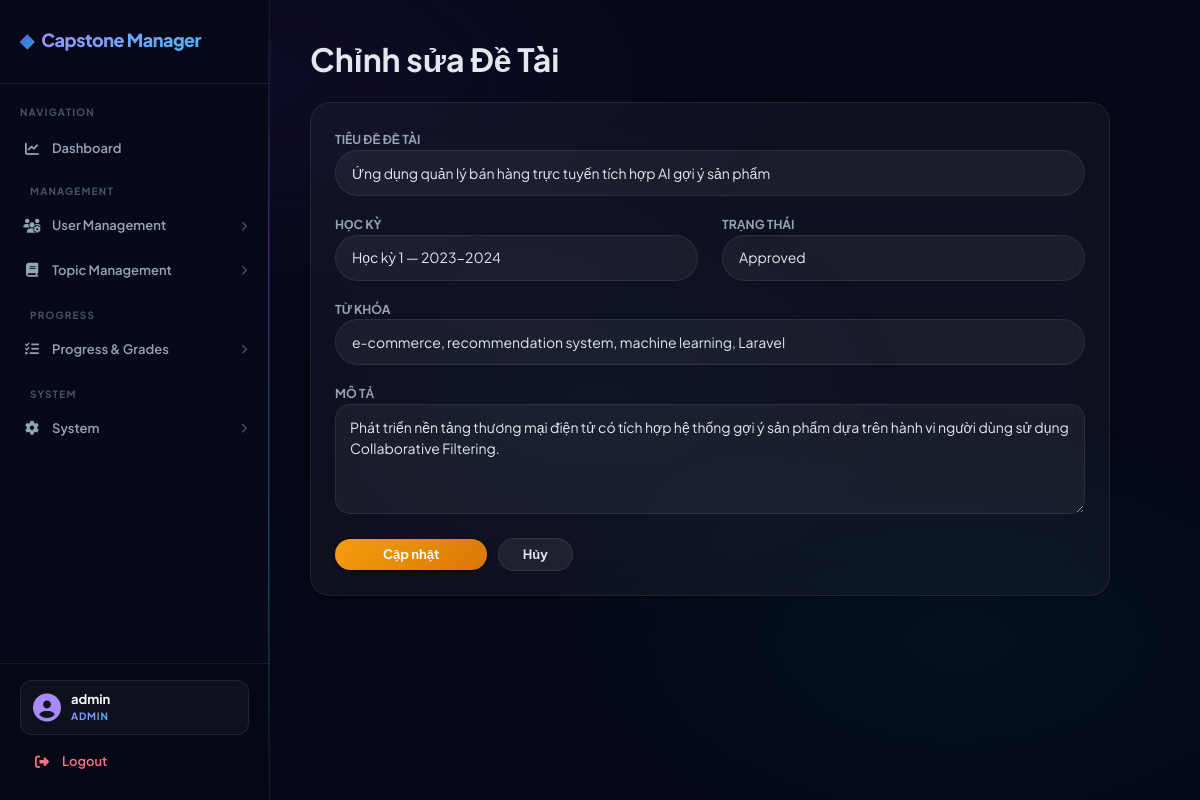
The page /index.php?page=topic-edit&id=2 (signed in) on the database its author committed.
### tables this page shows
CREATE TABLE topics (
  id          INT UNSIGNED AUTO_INCREMENT PRIMARY KEY,
  title       VARCHAR(255) NOT NULL,
  description TEXT         DEFAULT NULL,
  keywords    VARCHAR(255) DEFAULT NULL,
  semester_id INT UNSIGNED NOT NULL,
  created_by  INT UNSIGNED DEFAULT NULL,
  status      ENUM('draft','pending','approved','rejected') NOT NULL DEFAULT 'pending',
  created_at  TIMESTAMP DEFAULT CURRENT_TIMESTAMP,
  FOREIGN KEY (semester_id) REFERENCES semesters(id),
  FOREIGN KEY (created_by)  REFERENCES users(id) ON DELETE SET NULL
);

CREATE TABLE semesters (
  id         INT UNSIGNED AUTO_INCREMENT PRIMARY KEY,
  name       VARCHAR(100) NOT NULL,
  start_date DATE         NOT NULL,
  end_date   DATE         NOT NULL,
  created_at TIMESTAMP DEFAULT CURRENT_TIMESTAMP
);

### app/controllers/TopicController.php (called while the page is built, shortened)
<?php
class TopicController {
    private $topicModel;
    private $semesterModel;
    public function __construct() {
        $this->topicModel    = new Topic();
        $this->semesterModel = new Semester();
    }
    public function edit() {
        $id    = (int)($_GET['id'] ?? 0);
        $topic = $this->topicModel->find($id);
        $semesters = $this->semesterModel->getAll();
        require '../app/views/topics/edit.php';
    }
}

### core/Database.php (called while the page is built)
<?php
class Database {
    private static $instance = null;
    private $conn;
    private $host = "localhost";
    private $dbname = "capstone_manager";
    private $username = "root";
    private $password = "";
    private function __construct(){
        try{
            $this->conn = new PDO(
                "mysql:host={$this->host};dbname={$this->dbname};charset=utf8mb4",
                $this->username,
                $this->password
            );
            $this->conn->setAttribute(
                PDO::ATTR_ERRMODE,
                PDO::ERRMODE_EXCEPTION
            );
            $this->conn->setAttribute(
                PDO::ATTR_DEFAULT_FETCH_MODE,
                PDO::FETCH_ASSOC
            );
        }catch(PDOException $e){
            die("Database Error: " . $e->getMessage());
        }
    }
    public static function getInstance(){
        if(self::$instance == null){
            self::$instance = new Database();
        }
        return self::$instance;
    }
    public function getConnection(){
        return $this->conn;
    }
}

### app/models/Topic.php (called while the page is built, shortened)
<?php
class Topic {
    private $conn;
    public function __construct(){
        $this->conn = Database::getInstance()->getConnection();
    }
    public function find($id){
        $stmt = $this->conn->prepare("SELECT * FROM topics WHERE id=?");
        $stmt->execute([$id]);
        return $stmt->fetch(PDO::FETCH_ASSOC);
    }
}

### app/models/Semester.php (called while the page is built, shortened)
<?php
class Semester {
    private $conn;
    public function __construct() {
        $this->conn = Database::getInstance()->getConnection();
    }
    public function getAll() {
        $sql = "SELECT * FROM semesters ORDER BY start_date DESC";
        return $this->conn->query($sql)->fetchAll(PDO::FETCH_ASSOC);
    }
}

### app/views/topics/edit.php (the view, shortened to what this page needs)
<?php require '../app/views/layouts/header.php'; ?>
<?php require '../app/views/layouts/sidebar.php'; ?>
<div class="main-content" style="padding: 40px;">
    <h2 class="fw-bold mb-4">Chỉnh sửa Đề Tài</h2>
    <div class="card border-0 shadow-sm p-4" style="border-radius: 20px; max-width: 800px;">
        <form action="index.php?page=topic-update&id=<?= $topic['id'] ?>" method="POST">
            <div class="mb-3">
                <label class="fw-bold small text-muted">TIÊU ĐỀ ĐỀ TÀI</label>
                <input type="text" name="title" class="form-control rounded-pill px-3" value="<?= htmlspecialchars($topic['title']) ?>" required>
            </div>
            <div class="row mb-3">
                <div class="col-md-6">
                    <label class="fw-bold small text-muted">HỌC KỲ</label>
                    <select name="semester_id" class="form-select rounded-pill px-3">
                        <?php foreach($semesters as $s): ?>
                            <option value="<?= $s['id'] ?>" <?= $s['id'] == $topic['semester_id'] ? 'selected' : '' ?>><?= htmlspecialchars($s['name']) ?></option>
                        <?php endforeach; ?>
                    </select>
                </div>
                <div class="col-md-6">
                    <label class="fw-bold small text-muted">TRẠNG THÁI</label>
                    <select name="status" class="form-select rounded-pill px-3">
                        <option value="approved" <?= $topic['status'] == 'approved' ? 'selected' : '' ?>>Approved</option>
                    </select>
                </div>
            </div>
            <div class="mb-3">
                <label class="fw-bold small text-muted">TỪ KHÓA</label>
                <input type="text" name="keywords" class="form-control rounded-pill px-3" value="<?= htmlspecialchars($topic['keywords']) ?>">
            </div>
            <div class="mb-4">
                <label class="fw-bold small text-muted">MÔ TẢ</label>
                <textarea name="description" class="form-control" rows="4" style="border-radius: 15px;"><?= htmlspecialchars($topic['description']) ?></textarea>
            </div>
            <button type="submit" class="btn btn-warning rounded-pill px-5 fw-bold text-white shadow-sm">Cập nhật</button>
            <a href="index.php?page=topics" class="btn btn-light rounded-pill px-4 ms-2">Hủy</a>
        </form>
    </div>
</div>
<?php require '../app/views/layouts/footer.php'; ?>

### public/assets/css/style.css (style rules this page uses)
:root { --primary: #7c3aed; --primary-glow: rgba(124, 58, 237, 0.4); --primary-light: rgba(124, 58, 237, 0.15); --accent: #06b6d4; --accent-glow: rgba(6, 182, 212, 0.35); --accent-light: rgba(6, 182, 212, 0.12); --success: #10b981; --success-glow: rgba(16, 185, 129, 0.35); --success-light: rgba(16, 185, 129, 0.12); --warning: #f59e0b; --warning-glow: rgba(245, 158, 11, 0.35); --warning-light: rgba(245, 158, 11, 0.12); --danger: #ef4444; --danger-glow: rgba(239, 68, 68, 0.35); --danger-light: rgba(239, 68, 68, 0.12); --info: #3b82f6; --info-glow: rgba(59, 130, 246, 0.35); --info-light: rgba(59, 130, 246, 0.12); --bg-base: #050816; --bg-surface: #0a0f1e; --bg-elevated: #0d1526; --glass-bg: rgba(255, 255, 255, 0.04); --glass-bg-hover: rgba(255, 255, 255, 0.07); --glass-border: rgba(255, 255, 255, 0.08); --glass-border-hover: rgba(255, 255, 255, 0.15); --glass-blur: blur(20px); --sidebar-w: 270px; --sidebar-bg: #07091a; --text: #e2e8f0; --text-muted: #94a3b8; --text-faint: #475569; --text-bright: #f8fafc; --border: rgba(255, 255, 255, 0.07); --border-light: rgba(255, 255, 255, 0.04); --radius-sm: 8px; --radius-md: 12px; --radius-lg: 16px; --radius-xl: 20px; --radius-2xl: 24px; --radius-3xl: 32px; --shadow-sm: 0 1px 3px rgba(0,0,0,.4), 0 1px 2px rgba(0,0,0,.3); --shadow-md: 0 4px 24px rgba(0,0,0,.35); --shadow-lg: 0 10px 50px rgba(0,0,0,.5); --shadow-glow: 0 0 40px rgba(124, 58, 237, 0.15); --font: 'Plus Jakarta Sans', sans-serif; --transition: all .2s cubic-bezier(0.4, 0, 0.2, 1); --transition-slow: all .4s cubic-bezier(0.4, 0, 0.2, 1); }
*, *::before, *::after { box-sizing: border-box; margin: 0; padding: 0; }
html { scroll-behavior: smooth; }
body { font-family: var(--font); background: var(--bg-base); color: var(--text); font-size: 14px; line-height: 1.6; min-height: 100vh; overflow-x: hidden; }
body::before { content: ''; position: fixed; inset: 0; background: radial-gradient(ellipse 80% 60% at 20% 10%, rgba(124, 58, 237, 0.08) 0%, transparent 60%), radial-gradient(ellipse 60% 50% at 80% 80%, rgba(6, 182, 212, 0.06) 0%, transparent 60%), radial-gradient(ellipse 40% 40% at 50% 50%, rgba(59, 130, 246, 0.04) 0%, transparent 70%); pointer-events: none; z-index: 0; }
a { text-decoration: none; color: inherit; }
.main-content { margin-left: var(--sidebar-w); min-height: 100vh; padding: 28px 32px; background: transparent; position: relative; }
.card { background: var(--glass-bg) !important; backdrop-filter: var(--glass-blur); -webkit-backdrop-filter: var(--glass-blur); border-radius: var(--radius-xl) !important; border: 1px solid var(--glass-border) !important; box-shadow: var(--shadow-md); transition: var(--transition); color: var(--text); }
.btn { display: inline-flex; align-items: center; justify-content: center; gap: 6px; padding: 9px 18px; font-size: 13px; font-weight: 700; font-family: var(--font); border: none; border-radius: var(--radius-md); cursor: pointer; transition: var(--transition); text-decoration: none; line-height: 1; position: relative; overflow: hidden; }
.btn::before { content: ''; position: absolute; inset: 0; background: rgba(255,255,255,0.1); opacity: 0; transition: var(--transition); }
.btn-warning { background: linear-gradient(135deg, #f59e0b, #d97706) !important; color: #fff !important; border: none !important; box-shadow: 0 4px 20px rgba(245,158,11,0.3); }
.btn-light { background: rgba(255,255,255,0.07) !important; color: var(--text) !important; border: 1px solid var(--glass-border) !important; }
.rounded-pill { border-radius: 50px !important; }
.form-control, .form-select { width: 100%; height: 46px; padding: 0 14px; font-size: 14px; font-family: var(--font); color: var(--text); background: rgba(255,255,255,0.05) !important; border: 1.5px solid var(--glass-border) !important; border-radius: var(--radius-md); transition: var(--transition); outline: none; appearance: none; }
.form-control::placeholder { color: var(--text-faint); }
.form-select option { background: #0d1526; color: var(--text); }
textarea.form-control { height: auto; padding: 12px 14px; resize: vertical; }
.text-muted { color: var(--text-muted) !important; }
.shadow-sm { box-shadow: var(--shadow-sm) !important; }

### rows shown on the page
topics: title "Ứng dụng quản lý bán hàng trực tuyến tích hợp AI gợi ý sản phẩm", semester_id "Học kỳ 1 — 2023-2024", status "Approved", keywords "e-commerce, recommendation system, machine learning, Laravel", description "Phát triển nền tảng thương mại điện tử có tích hợp hệ thống gợi ý sản phẩm dựa trên hành vi người dùng sử dụng Collaborative Filtering."

### other values the page prints
explode('@', $email)[0] "admin"
$_SESSION['user']['role'] "ADMIN"
